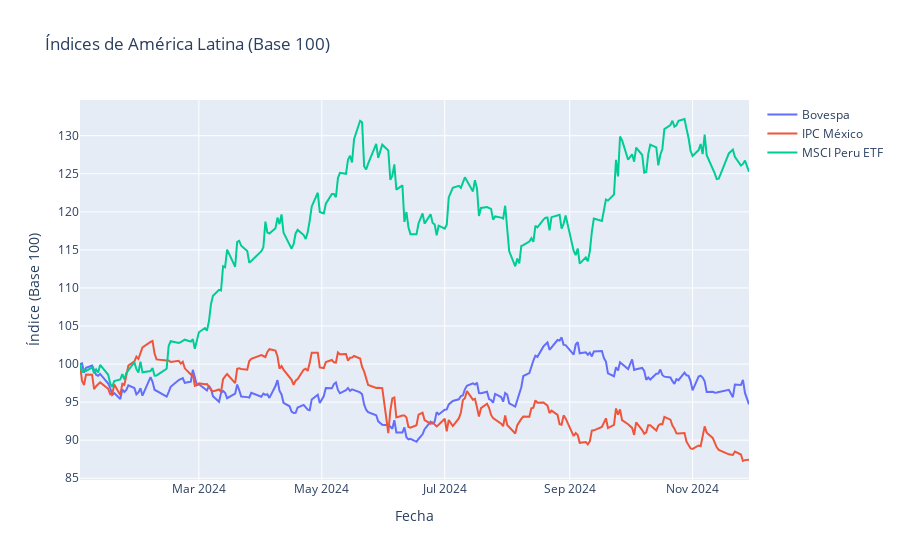

Write notebook code for a chart like this one.
### Markdown cell above
![image.png](attachment:image.png)

### Code cell
import yfinance as yf
import pandas as pd
import datetime as dt
import plotly.graph_objects as go

# Fechas de inicio y fin
start = dt.datetime(2024, 1, 1)
end = dt.datetime.now()

# Diccionario con nombres de índices y sus símbolos de Yahoo Finance
# latam_indices = {
#     'Bovespa': '^BVSP',
#     'IPC México': '^MXX',
#     'Merval': '^MERV',
#     'S&P/BVL General': '^SPBLPGPT',
#     'MSCI Peru ETF': 'EPU'
# }
latam_indices = {
    'Bovespa': '^BVSP',  # Brasil
    'IPC México': '^MXX', #Mexico
    # 'IPSA (Chile)': '^IPSA',  # Chile
    'COLCAP (Colombia)': '^COLCAP',  # Colombia
    # 'S&P/BVL General (Peru)': '^SPBLPGPT',  # Perú
    'MSCI Peru ETF': 'EPU'  # ETF de Perú como representación del mercado
}


# Descargar y preparar datos de América Latina
latam_dataframes = []
for name, ticker in latam_indices.items():
    df = yf.download(ticker, start=start, end=end)[['Close']]
    df.rename(columns={'Close': name}, inplace=True)
    
    # Eliminar NaN al inicio
    df = df.dropna(subset=[name])
    
    # Verificar si el DataFrame no está vacío antes de la normalización
    if not df.empty:
        df[name] = df[name] / df[name].iloc[0] * 100  # Normalizar a base 100
        latam_dataframes.append(df)

# Verificar que la lista de DataFrames no esté vacía antes del merge
if latam_dataframes:
    latam_merged = latam_dataframes[0]
    for df in latam_dataframes[1:]:
        latam_merged = pd.merge(latam_merged, df, left_index=True, right_index=True, how='outer')


    latam_merged = latam_merged.dropna()


    # Crear gráfico para América Latina
    fig = go.Figure()
    for column in latam_merged.columns:
        fig.add_trace(go.Scatter(
            x=latam_merged.index,
            y=latam_merged[column],
            mode='lines',
            name=column
        ))
    fig.update_layout(
        title='Índices de América Latina (Base 100)',
        xaxis_title='Fecha',
        yaxis_title='Índice (Base 100)',
        hovermode='x unified'
    )
    fig.show()
else:
    print("No hay datos válidos para los índices de América Latina.")

### Figure 1 — Plotly figure (JSON) as saved in the notebook; plotly's stock layout.template omitted (floating-point values rounded to 4 significant figures; data arrays with more than 128 entries replaced by an {"elided": "..."} marker saying what was removed)
{"data": [{"mode": "lines", "name": "Bovespa", "type": "scatter", "x": {"elided": "219 str values"}, "y": {"elided": "219 float values"}}, {"mode": "lines", "name": "IPC México", "type": "scatter", "x": {"elided": "219 str values"}, "y": {"elided": "219 float values"}}, {"mode": "lines", "name": "MSCI Peru ETF", "type": "scatter", "x": {"elided": "219 str values"}, "y": {"elided": "219 float values"}}], "layout": {"hovermode": "x unified", "title": {"text": "Índices de América Latina (Base 100)"}, "xaxis": {"title": {"text": "Fecha"}}, "yaxis": {"title": {"text": "Índice (Base 100)"}}}}
